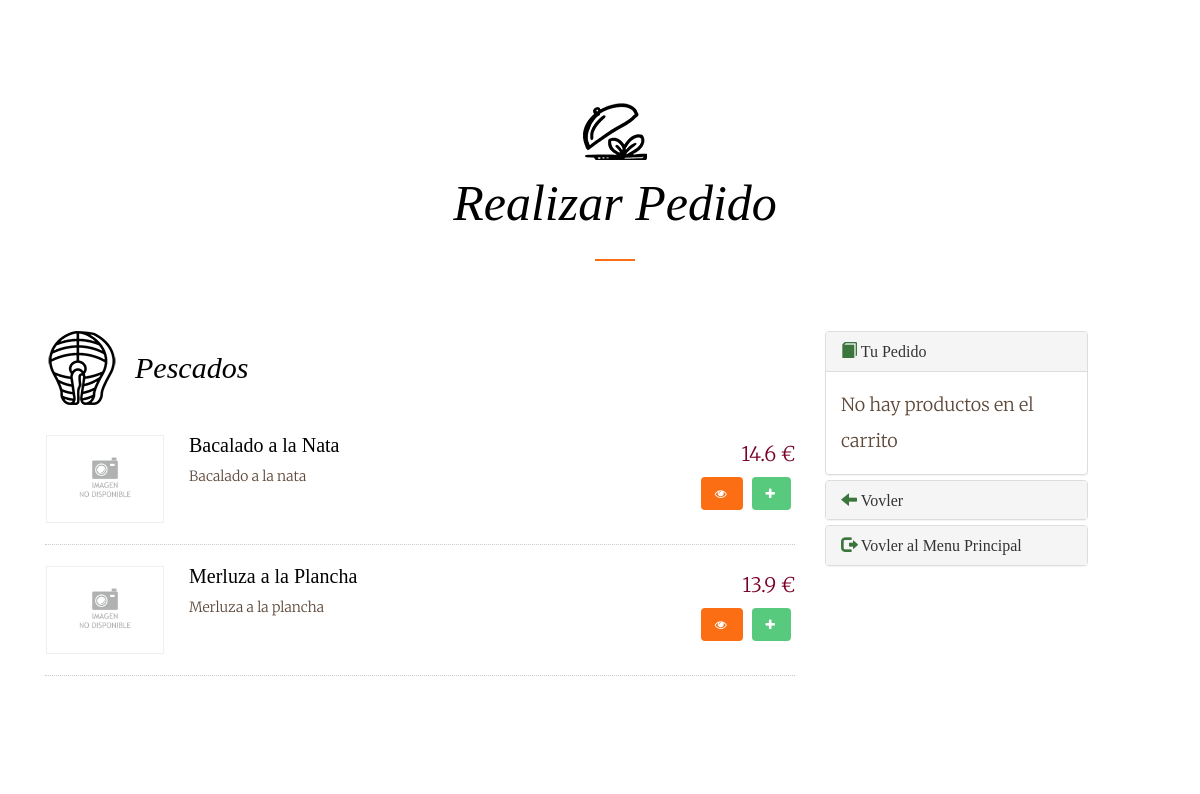
Screenshot of /paginas/verTodosPescados.php (signed in) with the database file from the repository.
### tables this page shows
CREATE TABLE IF NOT EXISTS producto(
  id_producto TINYINT UNSIGNED PRIMARY KEY AUTO_INCREMENT,
  nombre VARCHAR(30) NOT NULL,
  descripcion VARCHAR(100),
  precio DOUBLE NOT NULL,
  foto VARCHAR(100) DEFAULT NULL,
  calorias SMALLINT UNSIGNED DEFAULT NULL,
  tipo_producto TINYINT UNSIGNED NOT NULL,
  is_delete CHAR(1) NOT NULL DEFAULT 0,
  CONSTRAINT fk_producto_tipo FOREIGN KEY (tipo_producto) REFERENCES tipo_producto(id_tipo_producto)
);

### procedimientos/procedimientos.php (called while the page is built, shortened)
<?php
require_once '../conexion/conexion.php';
class procedimientos{
    public $conexion;
    public $resultado;
    public function conect(){
        $obj = new conexion();
        $this->conexion = new mysqli($obj->getServer(), $obj->getUser(), $obj->getPass(),$obj->getDataBase());
        $this->conexion->set_charset("UTF8");
    }
    public function consultas($query){
        $this->resultado = $this->conexion->query($query);
    }
    public function devolverFilas(){
        return $this->resultado->fetch_array();
    }
}

### conexion/conexion.php (called while the page is built, shortened)
<?php
class conexion{
    private $server = "localhost";
    private $user = "root";
    private $pass = "";
    private $dataBase = "restaurante";
    public function getServer(){
        return $this->server;
    }
    public function getUser(){
        return $this->user;
    }
    public function getPass(){
        return $this->pass;
    }
    public function getDataBase(){
        return $this->dataBase;
    }
}

### procedimientos/carrito.php (called while the page is built, shortened)
<?php
class Carrito {
    private $carrito = array();
    public function __construct(){
        if(!isset($_SESSION["carrito"])) {
            $this->carrito["precio_total"] = 0;
            $this->carrito["articulos_total"] = 0;
        }
        $this->carrito = $_SESSION['carrito'];
    }
    public function get_content() {
        $carrito = $this->carrito;
        unset($carrito["articulos_total"]);
        unset($carrito["precio_total"]);
        return $carrito == null ? null : $carrito;
    }
}

### paginas/verTodosPescados.php (the view, shortened to what this page needs)
<?php
include_once '../procedimientos/procedimientos.php';
include_once '../procedimientos/carrito.php';
$carrito = new Carrito();
$conexion = new procedimientos();
$conexion->conect();
?>
<!DOCTYPE html>
<html lang="en">
<head>
    <link type="text/css" href="../sources/bootstrap.css" rel="stylesheet">
    <link type="text/css" href="../sources/cssPropio.css" rel="stylesheet">
    <link href="//maxcdn.bootstrapcdn.com/font-awesome/4.2.0/css/font-awesome.min.css" rel="stylesheet">
    <link rel="stylesheet" href="../sources/animate.css">
    <link rel="stylesheet" href="../sources/icomoon.css">
    <link rel="stylesheet" href="../sources/style.css">
</head>
<body>
<div class="container caja">
    <div id="fh5co-menus" data-section="menu">
        <div class="container">
            <div class="row text-center fh5co-heading row-padded">
                <div class="col-md-8 col-md-offset-2">
                    <h2 class="heading to-animate">Realizar Pedido</h2>
                </div>
            </div>
            <div class="row row-padded">
                <div class="col-md-8">
                    <div class="fh5co-food-menu to-animate-2">
                        <h2 class="fh5co-fish">Pescados</h2>
                        <ul>
                            <?php
                            $query = "SELECT * FROM producto INNER JOIN tipo_producto ON (producto.tipo_producto = tipo_producto.id_tipo_producto) WHERE tipo_producto.nombre = 'Pescados'";
                            $conexion->consultas($query);
                            while($resultado = $conexion->devolverFilas()){ echo '
                                <li>
                                    <div class="fh5co-food-desc">';
                                        if($resultado["foto"] == null ){echo'
                                            <figure> <img src="../imagenes/imagen-no-disponible.gif" class="img-responsive"></figure>';
                                        }else {echo'
                                            <figure> <img src="../imagenes/productos/'.$resultado["foto"].'" class="img-responsive"></figure>';
                                        }echo'
                                        <div>
                                            <h3>'.$resultado["1"].'</h3>
                                            <p>'.$resultado["descripcion"].'</p>
                                        </div>
                                    </div>
                                    <div class="fh5co-food-pricing">
                                        '.$resultado["precio"].' €
                                    </div>
                                    <div class="fh5co-food-pricing">
                                        <button type="button" class="btn btn-primary" data-toggle="modal" data-target="#Modal" href="../consultas/obtenerModal.php?id='.$resultado["id_producto"].'"><span class="fa fa-eye"></span></button>
                                        <button type="button" class="btn btn-success" onclick="aniadirProducto('.$resultado["id_producto"].')"><span class="fa fa-plus"></span></button>
                                    </div>
                                </li>';
                            }
                            ?>
                        </ul>
                    </div>
                </div>
                <div class="container">
                    <div class="row">
                        <div class="col-md-3" >
                            <div class="panel-group" id="accordion" >
                                <div class="panel panel-default">
                                    <div class="panel-heading" >
                                        <h4 class="panel-title ">
                                            <a data-toggle="collapse" data-parent="#accordion" href="#collapseOne">
                                                <span class="glyphicon glyphicon-book text-success"></span> Tu Pedido</a>
                                        </h4>
                                    </div>
                                    <div id="collapseOne" class="panel-collapse collapse in">
                                        <div class="panel-body" id="pedido">
                                            <?php
                                            $carro = $carrito->get_content();
                                            if($carro == null) {
                                                echo 'No hay productos en el carrito';
                                            }else{echo'
                                                <table class="table table-striped col-md-9">
                                                <tr>
                                                    <td class="col-md-7">Producto</td>
                                                    <td class="col-md-1">Cantidad</td>
                                                    <td class="col-md-1">Precio</td>
                                                </tr>';
                                            }
                                            ?>
                                        </div>
                                    </div>
                                </div>
                                <div class="panel panel-default">
                                    <div class="panel-heading">
                                        <h4 class="panel-title">
                                            <a href="../paginas/paginaPedido.php"><span class="glyphicon glyphicon-arrow-left text-success"></span> Vovler</a>
                                        </h4>
                                    </div>
                                </div>
                                <div class="panel panel-default">
                                    <div class="panel-heading">
                                        <h4 class="panel-title">
                                            <a href="../paginas/paginaPrincipal.php"><span class="glyphicon glyphicon-log-out text-success"></span> Vovler al Menu Principal</a>
                                        </h4>
                                    </div>
                                </div>
                            </div>
                        </div>
                    </div>
                </div>
            </div>
        </div>
    </div>
</div>

### sources/cssPropio.css (style rules this page uses)
body { margin: 0 auto; position: relative!important; width: 100%!important; height: 100%; }
.caja { background-color: white; height: 100%; }

### sources/style.css (style rules this page uses)
* { margin: 0 auto; }
body { font-family: "Merriweather", serif; font-size: 18px; font-weight: 300; line-height: 2; color: #5e493a; }
a { color: #fb6e14; -webkit-transition: 0.5s; -o-transition: 0.5s; transition: 0.5s; }
h1, h2, h3, h4, h5, h6 { font-family: "Playfair Display", serif; color: #000; }
p { margin-bottom: 30px; }
.btn { margin-right: 4px; margin-bottom: 4px; font-family: "Playfair Display", serif; font-size: 12px; letter-spacing: 2px; text-transform: uppercase; font-weight: 700; -webkit-border-radius: 4px; -moz-border-radius: 4px; -ms-border-radius: 4px; border-radius: 4px; -webkit-transition: 0.5s; -o-transition: 0.5s; transition: 0.5s; }
.btn-primary { background: #fb6e14; color: #fff; border: 2px solid #fb6e14; }
.btn-success { background: #58ca7e; color: #fff; border: 2px solid #58ca7e; }
.fh5co-heading .heading { font-size: 50px; font-style: italic; position: relative; padding-bottom: 30px; margin-bottom: 30px; }
.fh5co-heading .heading:after { content: ""; position: absolute; bottom: 0; width: 40px; height: 2px; left: 50%; background: #fb6e14; margin-left: -20px; }
#fh5co-menus { padding: 7em 0; }
#fh5co-menus .fh5co-heading .heading { position: relative; padding-top: 30px !important; }
#fh5co-menus .fh5co-heading .heading:before, #fh5co-menus .fh5co-heading .heading::before { height: 64px; width: 64px; position: absolute; content: ""; background: url(../imagenes/tipo_producto/dish.png) no-repeat; top: 0; left: 50%; margin-top: -50px; margin-left: -32px; }
#fh5co-menus .fh5co-food-menu { float: left; width: 100%; margin-bottom: 30px; }
#fh5co-menus .fh5co-food-menu h2 { margin-bottom: 50px; font-style: italic; position: relative; }
#fh5co-menus .fh5co-food-menu h2.fh5co-fish { padding-left: 90px; }
#fh5co-menus .fh5co-food-menu h2.fh5co-fish:before { background: url(../imagenes/tipo_producto/salmon.png) no-repeat; content: ""; position: absolute; top: -20px; left: 0; width: 74px; height: 74px; }
#fh5co-menus .fh5co-food-menu ul { padding: 0; margin: 0; }
#fh5co-menus .fh5co-food-menu ul li { padding: 0 0 20px 0; margin: 0 0 20px 0; border-bottom: 1px dotted #ccc; display: block; float: left; width: 100%; }
#fh5co-menus .fh5co-food-menu ul li .fh5co-food-desc { clear: both; float: left; width: 80%; }
#fh5co-menus .fh5co-food-menu ul li .fh5co-food-desc > figure { width: 20%; float: left; position: relative; margin-right: 4%; }
#fh5co-menus .fh5co-food-menu ul li .fh5co-food-desc > figure img { max-width: 100%; -webkit-border-radius: 4px; -moz-border-radius: 4px; -ms-border-radius: 4px; border-radius: 4px; margin-bottom: 0; }
#fh5co-menus .fh5co-food-menu ul li .fh5co-food-desc > div { width: 75%; float: left; position: relative; font-size: 14px; line-height: 1.5; }
#fh5co-menus .fh5co-food-menu ul li .fh5co-food-desc > div p { margin: 0; }
#fh5co-menus .fh5co-food-menu ul li .fh5co-food-desc > div h3 { margin: 0 0 10px 0; padding: 0; font-size: 20px; color: #000; }
#fh5co-menus .fh5co-food-menu ul li .fh5co-food-pricing { float: right; width: 20%; text-align: right; font-size: 20px; color: #7a0026; }
.js .to-animate, .js .to-animate-2 { opacity: 0; }
.row-padded { padding-bottom: 40px; }

### rows the page displays
producto: nombre "Bacalado a la Nata", descripcion "Bacalado a la nata", precio "14.6"
producto: nombre "Merluza a la Plancha", descripcion "Merluza a la plancha", precio "13.9"
